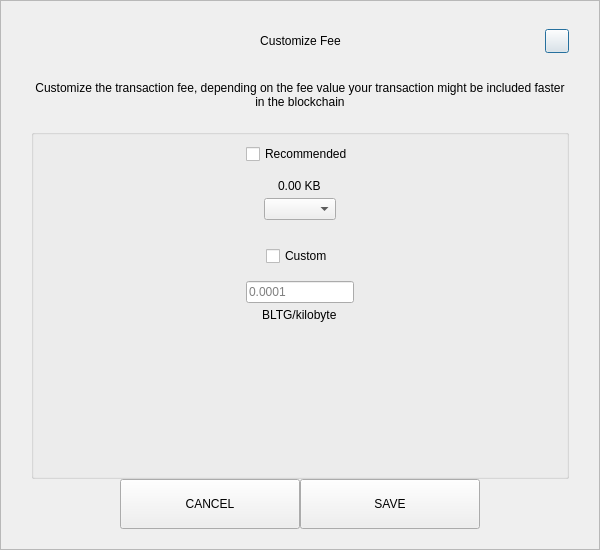
<?xml version="1.0" encoding="UTF-8"?>
<ui version="4.0">
 <class>SendCustomFeeDialog</class>
 <widget class="QDialog" name="SendCustomFeeDialog">
  <property name="geometry">
   <rect>
    <x>0</x>
    <y>0</y>
    <width>600</width>
    <height>550</height>
   </rect>
  </property>
  <property name="windowTitle">
   <string>Form</string>
  </property>
  <layout class="QVBoxLayout" name="verticalLayout_3">
   <property name="spacing">
    <number>0</number>
   </property>
   <property name="leftMargin">
    <number>0</number>
   </property>
   <property name="topMargin">
    <number>0</number>
   </property>
   <property name="rightMargin">
    <number>0</number>
   </property>
   <property name="bottomMargin">
    <number>0</number>
   </property>
   <item>
    <widget class="QFrame" name="frame">
     <property name="styleSheet">
      <string notr="true"/>
     </property>
     <property name="frameShape">
      <enum>QFrame::StyledPanel</enum>
     </property>
     <property name="frameShadow">
      <enum>QFrame::Raised</enum>
     </property>
     <layout class="QVBoxLayout" name="verticalLayout_2">
      <property name="spacing">
       <number>0</number>
      </property>
      <property name="leftMargin">
       <number>30</number>
      </property>
      <property name="topMargin">
       <number>20</number>
      </property>
      <property name="rightMargin">
       <number>30</number>
      </property>
      <property name="bottomMargin">
       <number>20</number>
      </property>
      <item>
       <layout class="QHBoxLayout" name="horizontalLayout_3">
        <property name="spacing">
         <number>0</number>
        </property>
        <item>
         <spacer name="horizontalSpacer_21">
          <property name="orientation">
           <enum>Qt::Horizontal</enum>
          </property>
          <property name="sizeHint" stdset="0">
           <size>
            <width>40</width>
            <height>20</height>
           </size>
          </property>
         </spacer>
        </item>
        <item>
         <widget class="QLabel" name="labelTitle">
          <property name="minimumSize">
           <size>
            <width>0</width>
            <height>40</height>
           </size>
          </property>
          <property name="maximumSize">
           <size>
            <width>16777215</width>
            <height>40</height>
           </size>
          </property>
          <property name="styleSheet">
           <string notr="true">padding-left:24px;</string>
          </property>
          <property name="text">
           <string>Customize Fee</string>
          </property>
          <property name="alignment">
           <set>Qt::AlignCenter</set>
          </property>
          <property name="margin">
           <number>7</number>
          </property>
         </widget>
        </item>
        <item>
         <spacer name="horizontalSpacer">
          <property name="orientation">
           <enum>Qt::Horizontal</enum>
          </property>
          <property name="sizeHint" stdset="0">
           <size>
            <width>40</width>
            <height>20</height>
           </size>
          </property>
         </spacer>
        </item>
        <item>
         <widget class="QPushButton" name="btnEsc">
          <property name="minimumSize">
           <size>
            <width>24</width>
            <height>24</height>
           </size>
          </property>
          <property name="maximumSize">
           <size>
            <width>24</width>
            <height>24</height>
           </size>
          </property>
          <property name="text">
           <string/>
          </property>
         </widget>
        </item>
       </layout>
      </item>
      <item>
       <spacer name="verticalSpacer_2">
        <property name="orientation">
         <enum>Qt::Vertical</enum>
        </property>
        <property name="sizeType">
         <enum>QSizePolicy::Fixed</enum>
        </property>
        <property name="sizeHint" stdset="0">
         <size>
          <width>20</width>
          <height>20</height>
         </size>
        </property>
       </spacer>
      </item>
      <item>
       <widget class="QLabel" name="labelMessage">
        <property name="text">
         <string>Customize the transaction fee, depending on the fee value your transaction might be included faster in the blockchain</string>
        </property>
        <property name="alignment">
         <set>Qt::AlignCenter</set>
        </property>
        <property name="wordWrap">
         <bool>true</bool>
        </property>
       </widget>
      </item>
      <item>
       <spacer name="verticalSpacer_3">
        <property name="orientation">
         <enum>Qt::Vertical</enum>
        </property>
        <property name="sizeType">
         <enum>QSizePolicy::Fixed</enum>
        </property>
        <property name="sizeHint" stdset="0">
         <size>
          <width>20</width>
          <height>20</height>
         </size>
        </property>
       </spacer>
      </item>
      <item>
       <widget class="QGroupBox" name="groupBox">
        <property name="title">
         <string/>
        </property>
        <layout class="QVBoxLayout" name="verticalLayout">
         <property name="leftMargin">
          <number>12</number>
         </property>
         <property name="rightMargin">
          <number>12</number>
         </property>
         <item>
          <layout class="QVBoxLayout" name="verticalLayout_4">
           <property name="spacing">
            <number>5</number>
           </property>
           <item alignment="Qt::AlignHCenter">
            <widget class="QCheckBox" name="checkBoxRecommended">
             <property name="text">
              <string>Recommended</string>
             </property>
            </widget>
           </item>
           <item>
            <spacer name="verticalSpacer_5">
             <property name="orientation">
              <enum>Qt::Vertical</enum>
             </property>
             <property name="sizeType">
              <enum>QSizePolicy::Fixed</enum>
             </property>
             <property name="sizeHint" stdset="0">
              <size>
               <width>20</width>
               <height>10</height>
              </size>
             </property>
            </spacer>
           </item>
           <item alignment="Qt::AlignHCenter">
            <widget class="QLabel" name="labelFee">
             <property name="text">
              <string>0.00 KB</string>
             </property>
            </widget>
           </item>
           <item alignment="Qt::AlignHCenter">
            <widget class="QComboBox" name="comboBoxRecommended"/>
           </item>
          </layout>
         </item>
         <item>
          <spacer name="verticalSpacer">
           <property name="orientation">
            <enum>Qt::Vertical</enum>
           </property>
           <property name="sizeType">
            <enum>QSizePolicy::Fixed</enum>
           </property>
           <property name="sizeHint" stdset="0">
            <size>
             <width>20</width>
             <height>20</height>
            </size>
           </property>
          </spacer>
         </item>
         <item>
          <layout class="QVBoxLayout" name="verticalLayout_5">
           <property name="spacing">
            <number>5</number>
           </property>
           <item alignment="Qt::AlignHCenter">
            <widget class="QCheckBox" name="checkBoxCustom">
             <property name="text">
              <string>Custom</string>
             </property>
            </widget>
           </item>
           <item>
            <spacer name="verticalSpacer_6">
             <property name="orientation">
              <enum>Qt::Vertical</enum>
             </property>
             <property name="sizeType">
              <enum>QSizePolicy::Fixed</enum>
             </property>
             <property name="sizeHint" stdset="0">
              <size>
               <width>20</width>
               <height>10</height>
              </size>
             </property>
            </spacer>
           </item>
           <item alignment="Qt::AlignHCenter">
            <widget class="QLineEdit" name="lineEditCustomFee">
             <property name="placeholderText">
              <string notr="true">0.0001</string>
             </property>
            </widget>
           </item>
           <item alignment="Qt::AlignHCenter">
            <widget class="QLabel" name="labelCustomFee">
             <property name="text">
              <string>BLTG/kilobyte</string>
             </property>
            </widget>
           </item>
          </layout>
         </item>
         <item>
          <spacer name="verticalSpacer_4">
           <property name="orientation">
            <enum>Qt::Vertical</enum>
           </property>
           <property name="sizeHint" stdset="0">
            <size>
             <width>20</width>
             <height>40</height>
            </size>
           </property>
          </spacer>
         </item>
        </layout>
       </widget>
      </item>
      <item>
       <layout class="QHBoxLayout" name="horizontalLayout" stretch="1,2,2,1">
        <item>
         <spacer name="horizontalSpacer1">
          <property name="orientation">
           <enum>Qt::Horizontal</enum>
          </property>
          <property name="sizeHint" stdset="0">
           <size>
            <width>40</width>
            <height>20</height>
           </size>
          </property>
         </spacer>
        </item>
        <item>
         <widget class="QPushButton" name="btnCancel">
          <property name="minimumSize">
           <size>
            <width>180</width>
            <height>50</height>
           </size>
          </property>
          <property name="focusPolicy">
           <enum>Qt::NoFocus</enum>
          </property>
          <property name="text">
           <string>CANCEL</string>
          </property>
         </widget>
        </item>
        <item>
         <widget class="QPushButton" name="btnSave">
          <property name="minimumSize">
           <size>
            <width>180</width>
            <height>50</height>
           </size>
          </property>
          <property name="focusPolicy">
           <enum>Qt::NoFocus</enum>
          </property>
          <property name="text">
           <string>SAVE</string>
          </property>
         </widget>
        </item>
        <item>
         <spacer name="horizontalSpacer_2">
          <property name="orientation">
           <enum>Qt::Horizontal</enum>
          </property>
          <property name="sizeHint" stdset="0">
           <size>
            <width>40</width>
            <height>20</height>
           </size>
          </property>
         </spacer>
        </item>
       </layout>
      </item>
     </layout>
    </widget>
   </item>
  </layout>
 </widget>
 <resources/>
 <connections/>
</ui>
